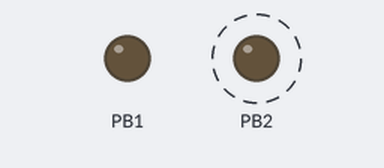
Bench run of a program on a simulated ATmega328P, built with avr-gcc and emulated at 16 MHz (the files do not name the chip). On the bench: output pins drawn as LEDs (lit = HIGH). Dashed ring = blinking.

Above: at 0.2 s.
At 3.7 s:
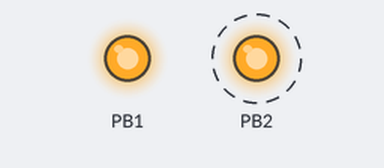
Timing chart, 0 to 5.2 s (numbered marks = the images above):
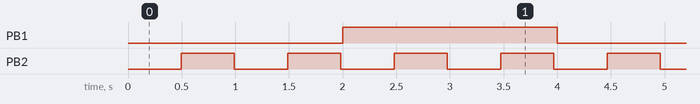

Measured:
- by itself, PB1: alternates HIGH for 2.0 s and LOW for 2.0 s
- by itself, PB2: alternates HIGH for 0.50 s and LOW for 0.50 s

The program:

main.c
```c
/*
 * 07_INDEPENDENT_TIMING_TASK.c
 *
 *Objective: Write a program that manages two independent timing tasks simultaneously using the 16-bit Timer1 and the 8-bit Timer2.
 *Requirements: The system must control two different LEDs. Timer1 must be configured to toggle a Status LED on PORTB Pin 1 exactly every 2 seconds.
 *Simultaneously, Timer2 must be configured to toggle a Heartbeat LED on PORTB Pin 2 every 500 milliseconds. The program must use the Compare Match
 *interrupt for both timers to ensure high precision. Each LED's timing logic must reside in its respective Interrupt Service Routine, allowing both
 *sequences to run independently without interfering with each other.
 *
 */
/*
 * Status LED    -> PB1 (Toggle every 2 seconds)
 * Heartbeat LED -> PB2 (Toggle every 500 ms)
 */


#define F_CPU 16000000UL

#include <avr/io.h>
#include <avr/interrupt.h>

volatile uint8_t timer2_count = 0;

/* Timer1 Compare Match Interrupt
   Toggle Status LED every 2 seconds
*/
ISR(TIMER1_COMPA_vect)
{
	PORTB ^= (1 << PB1);
}

/* Timer2 Compare Match Interrupt
   Generate 500 ms using multiple compare matches
*/
ISR(TIMER2_COMPA_vect)
{
	timer2_count++;

	// Approximately 500 ms
	if (timer2_count >= 31)
	{
		PORTB ^= (1 << PB2);
		timer2_count = 0;
	}
}

int main(void)
{
	// Configure LEDs as outputs
	DDRB |= (1 << PB1);
	DDRB |= (1 << PB2);

	/* ------------ Timer1 Configuration ------------ */

	TCCR1A = 0;
	TCCR1B = 0;

	TCCR1B |= (1 << WGM12);                 // CTC Mode
	TCCR1B |= (1 << CS12) | (1 << CS10);    // Prescaler 1024

	// 16MHz / 1024 = 15625 Hz
	// 2 sec = 31250 counts
	OCR1A = 31249;

	TIMSK1 |= (1 << OCIE1A);

	/* ------------ Timer2 Configuration ------------ */

	TCCR2A = 0;
	TCCR2B = 0;

	TCCR2A |= (1 << WGM21);                 // CTC Mode

	TCCR2B |= (1 << CS22) | (1 << CS21) | (1 << CS20);
	// Prescaler = 1024

	// Interrupt every ~16 ms
	OCR2A = 249;

	TIMSK2 |= (1 << OCIE2A);

	// Enable Global Interrupts
	sei();

	while (1)
	{
		// Main loop intentionally left empty
	}
}
```
